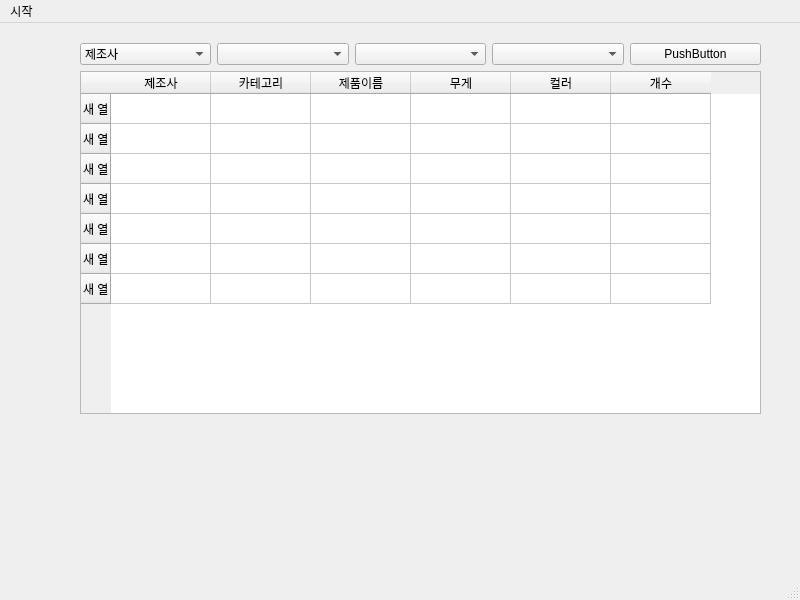
<?xml version="1.0" encoding="UTF-8"?>
<ui version="4.0">
 <class>MainWindow</class>
 <widget class="QMainWindow" name="MainWindow">
  <property name="geometry">
   <rect>
    <x>0</x>
    <y>0</y>
    <width>800</width>
    <height>600</height>
   </rect>
  </property>
  <property name="windowTitle">
   <string>MainWindow</string>
  </property>
  <property name="unifiedTitleAndToolBarOnMac">
   <bool>false</bool>
  </property>
  <widget class="QWidget" name="centralwidget">
   <widget class="QWidget" name="verticalLayoutWidget">
    <property name="geometry">
     <rect>
      <x>80</x>
      <y>20</y>
      <width>681</width>
      <height>371</height>
     </rect>
    </property>
    <layout class="QVBoxLayout" name="verticalLayout">
     <item>
      <layout class="QHBoxLayout" name="horizontalLayout">
       <item>
        <widget class="QComboBox" name="comboBox_4">
         <item>
          <property name="text">
           <string>제조사</string>
          </property>
         </item>
         <item>
          <property name="text">
           <string>다미끼</string>
          </property>
         </item>
         <item>
          <property name="text">
           <string>시마노</string>
          </property>
         </item>
         <item>
          <property name="text">
           <string>다이와</string>
          </property>
         </item>
         <item>
          <property name="text">
           <string>HDF</string>
          </property>
         </item>
        </widget>
       </item>
       <item>
        <widget class="QComboBox" name="comboBox_3"/>
       </item>
       <item>
        <widget class="QComboBox" name="comboBox_2"/>
       </item>
       <item>
        <widget class="QComboBox" name="comboBox"/>
       </item>
       <item>
        <widget class="QPushButton" name="pushButton">
         <property name="text">
          <string>PushButton</string>
         </property>
        </widget>
       </item>
      </layout>
     </item>
     <item>
      <widget class="QTableWidget" name="tableWidget">
       <row>
        <property name="text">
         <string>새 열</string>
        </property>
       </row>
       <row>
        <property name="text">
         <string>새 열</string>
        </property>
       </row>
       <row>
        <property name="text">
         <string>새 열</string>
        </property>
       </row>
       <row>
        <property name="text">
         <string>새 열</string>
        </property>
       </row>
       <row>
        <property name="text">
         <string>새 열</string>
        </property>
       </row>
       <row>
        <property name="text">
         <string>새 열</string>
        </property>
       </row>
       <row>
        <property name="text">
         <string>새 열</string>
        </property>
       </row>
       <column>
        <property name="text">
         <string>제조사</string>
        </property>
       </column>
       <column>
        <property name="text">
         <string>카테고리</string>
        </property>
       </column>
       <column>
        <property name="text">
         <string>제품이름</string>
        </property>
       </column>
       <column>
        <property name="text">
         <string>무게</string>
        </property>
       </column>
       <column>
        <property name="text">
         <string>컬러</string>
        </property>
       </column>
       <column>
        <property name="text">
         <string>개수</string>
        </property>
       </column>
      </widget>
     </item>
    </layout>
   </widget>
  </widget>
  <widget class="QMenuBar" name="menubar">
   <property name="geometry">
    <rect>
     <x>0</x>
     <y>0</y>
     <width>800</width>
     <height>21</height>
    </rect>
   </property>
   <widget class="QMenu" name="menu">
    <property name="title">
     <string>시작</string>
    </property>
    <addaction name="actionfirst"/>
    <addaction name="actionsecond"/>
   </widget>
   <addaction name="menu"/>
  </widget>
  <widget class="QStatusBar" name="statusbar"/>
  <action name="actionfirst">
   <property name="text">
    <string>first</string>
   </property>
  </action>
  <action name="actionsecond">
   <property name="text">
    <string>second</string>
   </property>
  </action>
 </widget>
 <resources/>
 <connections/>
</ui>
